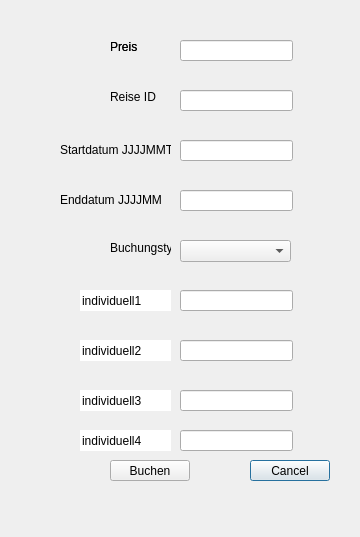
<?xml version="1.0" encoding="UTF-8"?>
<ui version="4.0">
 <class>Dialog</class>
 <widget class="QDialog" name="Dialog">
  <property name="geometry">
   <rect>
    <x>0</x>
    <y>0</y>
    <width>360</width>
    <height>537</height>
   </rect>
  </property>
  <property name="windowTitle">
   <string>Dialog</string>
  </property>
  <widget class="QLineEdit" name="lineEdit_9">
   <property name="geometry">
    <rect>
     <x>80</x>
     <y>340</y>
     <width>91</width>
     <height>21</height>
    </rect>
   </property>
   <property name="text">
    <string>individuell2</string>
   </property>
   <property name="frame">
    <bool>false</bool>
   </property>
   <property name="readOnly">
    <bool>true</bool>
   </property>
  </widget>
  <widget class="QLineEdit" name="lineEdit_10">
   <property name="geometry">
    <rect>
     <x>80</x>
     <y>390</y>
     <width>91</width>
     <height>21</height>
    </rect>
   </property>
   <property name="text">
    <string>individuell3</string>
   </property>
   <property name="frame">
    <bool>false</bool>
   </property>
   <property name="readOnly">
    <bool>true</bool>
   </property>
  </widget>
  <widget class="QLabel" name="label_3">
   <property name="geometry">
    <rect>
     <x>60</x>
     <y>140</y>
     <width>111</width>
     <height>20</height>
    </rect>
   </property>
   <property name="text">
    <string>Startdatum JJJJMMTT</string>
   </property>
  </widget>
  <widget class="QLabel" name="label_8">
   <property name="geometry">
    <rect>
     <x>60</x>
     <y>190</y>
     <width>101</width>
     <height>20</height>
    </rect>
   </property>
   <property name="text">
    <string>Enddatum JJJJMMTT</string>
   </property>
  </widget>
  <widget class="QLineEdit" name="lineEdit_4">
   <property name="geometry">
    <rect>
     <x>180</x>
     <y>190</y>
     <width>113</width>
     <height>21</height>
    </rect>
   </property>
  </widget>
  <widget class="QLabel" name="label20">
   <property name="geometry">
    <rect>
     <x>110</x>
     <y>40</y>
     <width>47</width>
     <height>13</height>
    </rect>
   </property>
   <property name="text">
    <string>Preis</string>
   </property>
  </widget>
  <widget class="QLabel" name="label_2">
   <property name="geometry">
    <rect>
     <x>110</x>
     <y>90</y>
     <width>47</width>
     <height>13</height>
    </rect>
   </property>
   <property name="text">
    <string>Reise ID</string>
   </property>
  </widget>
  <widget class="QPushButton" name="pushButton_2">
   <property name="geometry">
    <rect>
     <x>250</x>
     <y>460</y>
     <width>80</width>
     <height>21</height>
    </rect>
   </property>
   <property name="text">
    <string>Cancel</string>
   </property>
  </widget>
  <widget class="QLineEdit" name="lineEdit_5">
   <property name="geometry">
    <rect>
     <x>80</x>
     <y>290</y>
     <width>91</width>
     <height>21</height>
    </rect>
   </property>
   <property name="autoFillBackground">
    <bool>false</bool>
   </property>
   <property name="text">
    <string>individuell1</string>
   </property>
   <property name="frame">
    <bool>false</bool>
   </property>
   <property name="readOnly">
    <bool>true</bool>
   </property>
  </widget>
  <widget class="QLineEdit" name="lineEdit_8">
   <property name="geometry">
    <rect>
     <x>180</x>
     <y>390</y>
     <width>113</width>
     <height>21</height>
    </rect>
   </property>
  </widget>
  <widget class="QPushButton" name="pushButton">
   <property name="geometry">
    <rect>
     <x>110</x>
     <y>460</y>
     <width>80</width>
     <height>21</height>
    </rect>
   </property>
   <property name="text">
    <string>Buchen</string>
   </property>
  </widget>
  <widget class="QLabel" name="label_4">
   <property name="geometry">
    <rect>
     <x>110</x>
     <y>240</y>
     <width>61</width>
     <height>16</height>
    </rect>
   </property>
   <property name="text">
    <string>Buchungstyp</string>
   </property>
  </widget>
  <widget class="QLineEdit" name="lineEdit_7">
   <property name="geometry">
    <rect>
     <x>180</x>
     <y>340</y>
     <width>113</width>
     <height>21</height>
    </rect>
   </property>
  </widget>
  <widget class="QComboBox" name="comboBox">
   <property name="geometry">
    <rect>
     <x>180</x>
     <y>240</y>
     <width>111</width>
     <height>22</height>
    </rect>
   </property>
  </widget>
  <widget class="QLineEdit" name="lineEdit_2">
   <property name="geometry">
    <rect>
     <x>180</x>
     <y>90</y>
     <width>113</width>
     <height>21</height>
    </rect>
   </property>
  </widget>
  <widget class="QLineEdit" name="lineEdit_3">
   <property name="geometry">
    <rect>
     <x>180</x>
     <y>140</y>
     <width>113</width>
     <height>21</height>
    </rect>
   </property>
  </widget>
  <widget class="QLineEdit" name="lineEdit_6">
   <property name="geometry">
    <rect>
     <x>180</x>
     <y>290</y>
     <width>113</width>
     <height>21</height>
    </rect>
   </property>
  </widget>
  <widget class="QLabel" name="label">
   <property name="geometry">
    <rect>
     <x>110</x>
     <y>40</y>
     <width>47</width>
     <height>13</height>
    </rect>
   </property>
   <property name="text">
    <string>Preis</string>
   </property>
  </widget>
  <widget class="QLineEdit" name="lineEdit">
   <property name="geometry">
    <rect>
     <x>180</x>
     <y>40</y>
     <width>113</width>
     <height>21</height>
    </rect>
   </property>
  </widget>
  <widget class="QLineEdit" name="lineEdit_11">
   <property name="geometry">
    <rect>
     <x>80</x>
     <y>430</y>
     <width>91</width>
     <height>21</height>
    </rect>
   </property>
   <property name="text">
    <string>individuell4</string>
   </property>
   <property name="frame">
    <bool>false</bool>
   </property>
   <property name="readOnly">
    <bool>true</bool>
   </property>
  </widget>
  <widget class="QLineEdit" name="lineEdit_12">
   <property name="geometry">
    <rect>
     <x>180</x>
     <y>430</y>
     <width>113</width>
     <height>21</height>
    </rect>
   </property>
  </widget>
 </widget>
 <resources/>
 <connections/>
</ui>
